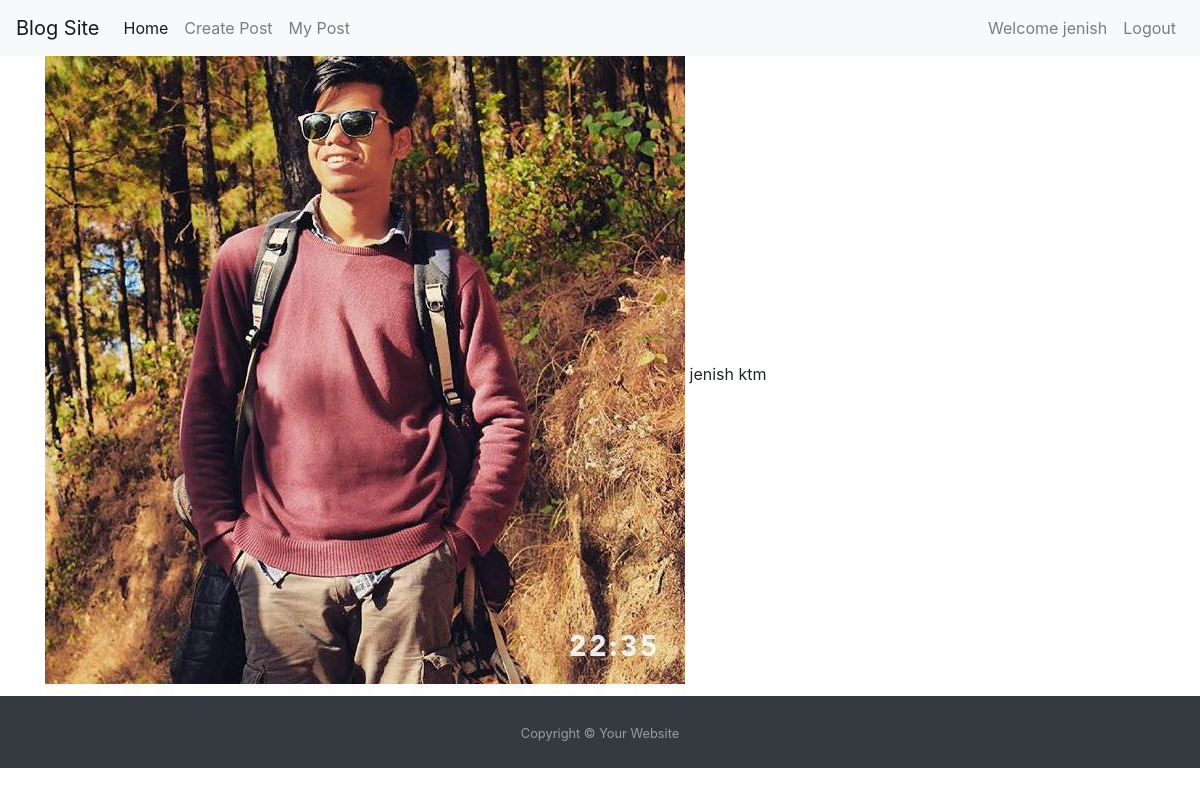
The app's page /userdetail (signed in) with its own data.
### blog/models.py (models this page shows, shortened)
class UserInfo(models.Model):
    user = models.ForeignKey(settings.AUTH_USER_MODEL,on_delete=models.CASCADE)
    address = models.CharField(max_length=100)
    img = models.ImageField(upload_to='media/user')

### blog/views.py (the view)
# urls.py: path('userdetail', views.userDetail, name='userdetail'),
@login_required
def userDetail(request):
    posts = request.user
    post = UserInfo.objects.get(user = posts)
    context = {
        'post':post
    }
    return render(request,'registration/userdetail.html',context)

### templates/registration/userdetail.html (shortened to what this page needs)
{% extends "base.html" %}
{% block content %}
<div class="container">
    <img src="{{post.img.url}}" alt="Image" class="img-fluid">
   {{post.user.username}}
   {{post.address}}
</div>
{% endblock %}

### templates/base.html (shortened to what this page needs)
<!DOCTYPE html>
<html lang="en">
<head>
  <link rel="stylesheet" href="https://maxcdn.bootstrapcdn.com/bootstrap/4.5.2/css/bootstrap.min.css">
</head>
<body>
<nav class="navbar navbar-expand-lg navbar-light bg-light">
  <a class="navbar-brand" href="#">Blog Site</a>
  <div class="collapse navbar-collapse" id="navbarNav">
    <ul class="navbar-nav">
      <li class="nav-item active">
        <a class="nav-link" href="{% url 'home'%}">Home <span class="sr-only">(current)</span></a>
      </li>
      {% if user.is_authenticated %}
      <li class="nav-item">
        <a class="nav-link" href="{% url 'createpost' %}">Create Post</a>
      </li>
      <li class="nav-item">
        <a class="nav-link" href="{% url 'mypost' %}">My Post</a>
      </li>
      {% endif %}
    </ul>
    <ul class="navbar-nav ml-auto">
    {% if user.is_authenticated %}
      <li class="nav-item">
        <a class="nav-link" href="{% url 'userdetail' %}">Welcome {{request.user}}</a>
      </li>
      <li class="nav-item">
        <a class="nav-link" href="{% url 'logout' %}">Logout</a>
      </li>
      {% endif %}
    </ul>
  </div>
</nav>
{% block content %}
{% endblock %}
<div class="footer py-4 bg-dark text-white-50">
    <div class="container text-center">
      <small>Copyright &copy; Your Website</small>
    </div>
  </div>
</body>
</html>

### records on screen
UserInfo: img (picture), user.username "jenish", address "ktm"

### other values on screen
{{ request.user }} "jenish"
